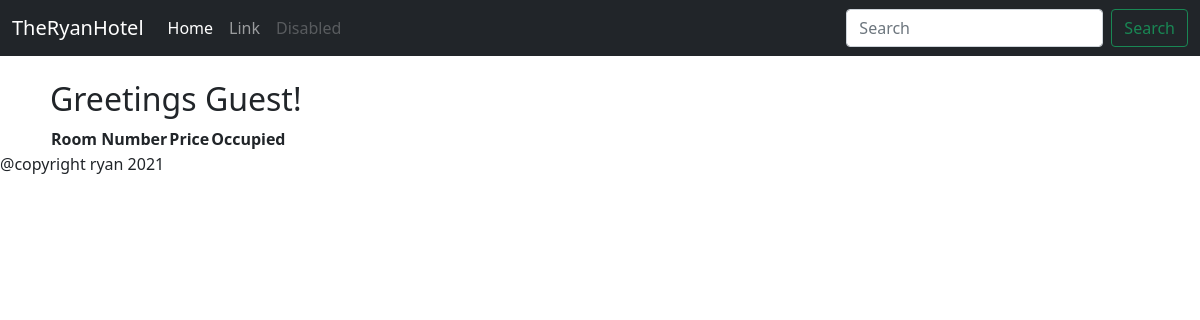
The page /booking/roomlist on the database as committed earlier.
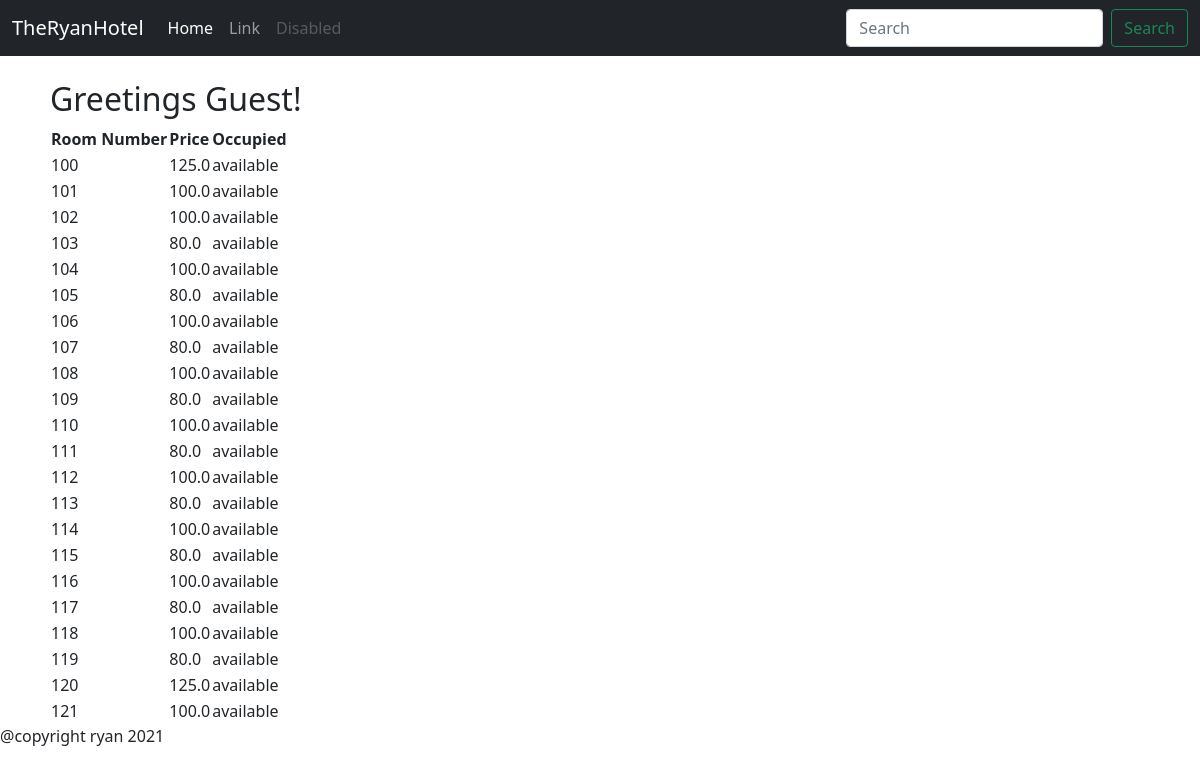
The same page on the database as committed later.
### booking/models.py (models this page shows, shortened)
class Room(models.Model):
    room_num = models.IntegerField(default=0)
    price = models.FloatField(default=BASE_PRICE)
    occupied = models.BooleanField(default=False)
    oceanside = models.BooleanField(default=False)
    suite = models.BooleanField(default=False)

### booking/views.py (the view)
# urls.py: path('roomlist', views.RoomList.as_view(), name='room_list'),
class RoomList(ListView):
    model = Room

### booking/templates/booking/room_list.html
{% extends "./base.html" %}
{% block content %}
    <table>
    <tr><th>Room Number</th><th>Price</th><th>Occupied</th></tr>
    {% for room in room_list %}
        <tr><td>{{ room.room_num }}</td><td>{{ room.price }}</td><td>{% if room.occupied %}taken{% else %}available{% endif %}</td></tr>
    {% endfor %}
    </table>
{% endblock %}

### booking/templates/booking/base.html (shortened to what this page needs)
<!DOCTYPE html>
<html lang="en">
<head>
    <link href="https://cdn.jsdelivr.net/npm/bootstrap@5.1.2/dist/css/bootstrap.min.css" rel="stylesheet">
</head>
<body>
<nav class="navbar navbar-expand-md navbar-dark fixed-top bg-dark">
    <div class="container-fluid">
        <a class="navbar-brand" href="#">TheRyanHotel </a>
        <div class="collapse navbar-collapse" id="navbarCollapse">
            <ul class="navbar-nav me-auto mb-2 mb-md-0">
                <li class="nav-item">
                    <a class="nav-link active" aria-current="page" href="#">Home</a>
                </li>
                <li class="nav-item">
                    <a class="nav-link" href="#">Link</a>
                </li>
                <li class="nav-item">
                    <a class="nav-link disabled">Disabled</a>
                </li>
            </ul>
            <form class="d-flex">
                <input class="form-control me-2" type="search" placeholder="Search" aria-label="Search">
                <button class="btn btn-outline-success" type="submit">Search</button>
            </form>
        </div>
    </div>
</nav>
<div id="outerpadding">
{% if loggedin %}
    <h2>Greetings {{ user_first_name }}!</h2>
{% else %}
    <h2>Greetings Guest!</h2>
{% endif %}
{% block content %}
{% endblock %}
</div>
@copyright ryan 2021
</body>
</html>

### booking/templates/booking/base.html (style rules this page uses)
#outerpadding { padding-top:80px; padding-left:50px; padding-right:50px; }

Rows that differ between the two databases and show on the page:
added Room: room_num "100", price "125.0", occupied "available"
added Room: room_num "101", price "100.0", occupied "available"
added Room: room_num "102", price "100.0", occupied "available"
added Room: room_num "103", price "80.0", occupied "available"
added Room: room_num "104", price "100.0", occupied "available"
added Room: room_num "105", price "80.0", occupied "available"
added Room: room_num "106", price "100.0", occupied "available"
added Room: room_num "107", price "80.0", occupied "available"
added Room: room_num "108", price "100.0", occupied "available"
added Room: room_num "109", price "80.0", occupied "available"
added Room: room_num "110", price "100.0", occupied "available"
added Room: room_num "111", price "80.0", occupied "available"
added Room: room_num "112", price "100.0", occupied "available"
added Room: room_num "113", price "80.0", occupied "available"
added Room: room_num "114", price "100.0", occupied "available"
added Room: room_num "115", price "80.0", occupied "available"
added Room: room_num "116", price "100.0", occupied "available"
added Room: room_num "117", price "80.0", occupied "available"
added Room: room_num "118", price "100.0", occupied "available"
added Room: room_num "119", price "80.0", occupied "available"
added Room: room_num "120", price "125.0", occupied "available"
added Room: room_num "121", price "100.0", occupied "available"
